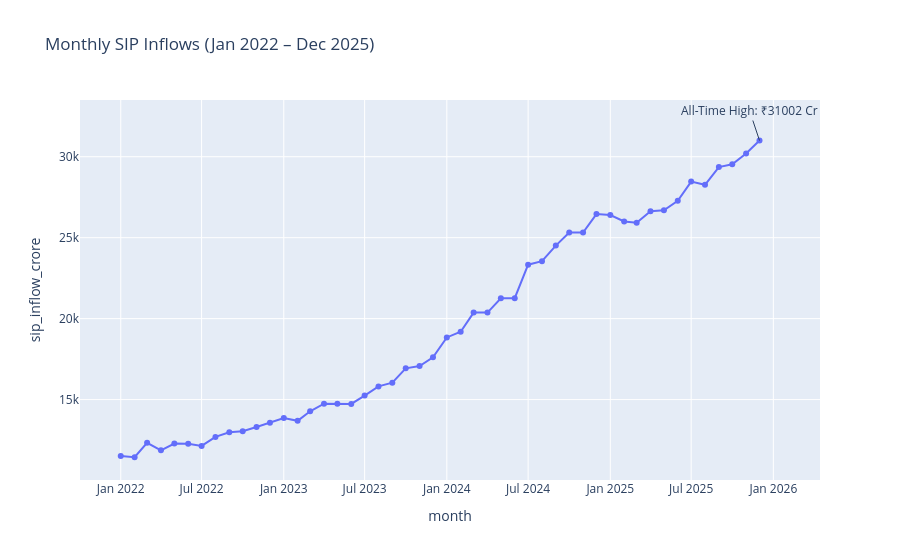

Source (notebook cell):
### Code cell
# Month column is convert into datetime 
sip['month'] = pd.to_datetime(sip['month'])

# Plotly line chart
fig = px.line(
    sip,
    x='month',
    y='sip_inflow_crore',
    title='Monthly SIP Inflows (Jan 2022 – Dec 2025)',
    markers=True
)

#  to find highest SIP inflow point 
max_row = sip.loc[sip['sip_inflow_crore'].idxmax()]

# to add annotation 
fig.add_annotation(
    x=max_row['month'],
    y=max_row['sip_inflow_crore'],
    text=f"All-Time High: ₹{max_row['sip_inflow_crore']:.0f} Cr",
    showarrow=True
)

fig.show()
